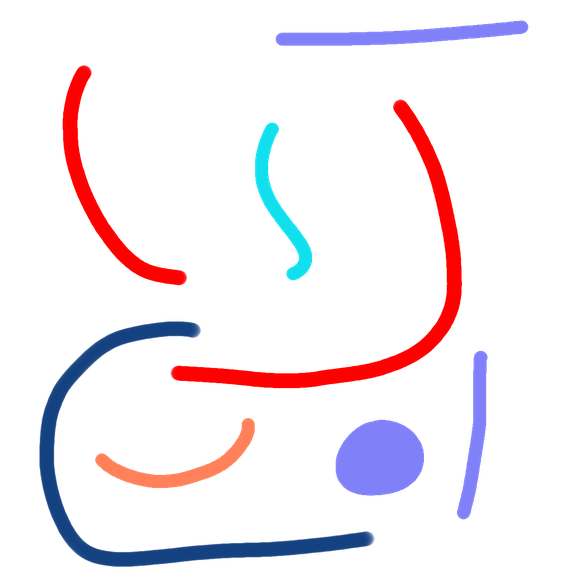
#> input picture 精灵-0001.png, 573 x 573 px, shrunk from 1280 x 1280 before the run, found by its file name; the run also reads 1 picture not shown here
$ python GI_Final_Version.py
#> lines starting #> are read from the running program, lines starting #| are printed output that depends on the picture; after the words box and inside, x2 and y2 are one past the last pixel; in counts of white or black regions, pixels touching at a corner belong together

from PIL import Image
#from numba.core.typing.builtins import Print
#from PIL import paste
from PIL import Image, ImageChops


import time
import numba
import math
import random
import numpy as np
random.seed(time.time())
from typing import List

cache=True

class ray:
    O=np.array([0,0])
    P=np.array([0,0])
    def __init__(self,og,d):
        self.o=og
        self.d = d

    def ray(self):
        return self.o,self.d


# ---------- 辅助函数 ----------


# [186 lines left out: functions bilinear_interpolate, sdf_2d, edt_2d_unsigned, edt_1d, not called in this run]


def rayp(ra, t):
    return ra.o + t * ra.d

def addlist(a, b):
    return [a[i] + b[i] for i in range(len(a))]

# [39 lines left out: functions re, normal_at, find_surface, not called in this run]


import numpy as np


def srgb_to_linear_rgba(img):
    """
    转换 RGBA 图像：RGB 通道做 sRGB→线性，Alpha 通道保持不变
    img: uint8 array [H,W,4] 或 [...,4]
    返回: uint8 array 相同形状
    """
    if img.shape[-1] != 4:
        raise ValueError("需要 RGBA 数组，最后一维为 4")

    # 分离 RGB 和 Alpha
    rgb = img[..., :3]
    alpha = img[..., 3:]

    # 转换 RGB
    v = rgb.astype(np.float32) / 255.0
    mask = v <= 0.04045
    lin = np.where(mask, v / 12.92, ((v + 0.055) / 1.055) ** 2.4)
    rgb_linear = (lin * 255.0 + 0.5).astype(np.uint8)

    # 合并结果
    return np.concatenate([rgb_linear, alpha], axis=-1)


# [119 lines left out: functions linear_to_srgb_rgba, sample_reflection_angle, getColorAtSDF, not called in this run]


import numpy as np
from PIL import Image


def replace_non_transparent(image_path_or_array, target_rgba):
    """
    将图片中非透明区域的像素替换为指定的 RGBA 颜色。

    参数:
        image_path_or_array: 图片路径 (str) 或 PIL.Image 对象，或 numpy 数组 (H,W,4)
        target_rgba: tuple (R, G, B, A)，每个分量 0-255，例如 (255,0,0,255) 纯红不透明

    返回:
        PIL.Image 对象 (RGBA 模式)
    """
    # 1. 加载图片并确保为 RGBA 模式
    if isinstance(image_path_or_array, str):
        img = Image.open(image_path_or_array).convert("RGBA")
    elif isinstance(image_path_or_array, Image.Image):
        img = image_path_or_array.convert("RGBA")
    else:
        # 假设是 numpy 数组，形状 (H, W, 4)
        img = Image.fromarray(image_path_or_array, "RGBA")

    # 转换为 numpy 数组 (H, W, 4)
    arr = np.array(img, dtype=np.uint8)

    # 2. 提取 alpha 通道 (第 3 通道)
    alpha = arr[:, :, 3]

    # 3. 创建掩码：非透明区域 (alpha > 0)
    mask = alpha > 0

    # 4. 将掩码对应的像素替换为目标 RGBA
    # 注意：target_rgba 需要是 numpy 数组，且形状为 (4,)，并转换为 uint8
    target = np.array(target_rgba, dtype=np.uint8)
    arr[mask] = target

    # 5.（可选）将透明区域的 RGB 也设为 0，避免残留数据
    # 但这一步不是必须的，因为 alpha=0 的像素在显示时完全透明
    arr[~mask] = [0, 0, 0, 0]  # 全透明

    # 6. 转换回 PIL Image 并返回
    result_img = Image.fromarray(arr, "RGBA")
    return result_img


# 使用示例
#colorize_non_transparent_fast("input.png", (255, 0, 0), "output_fast.png")


def invert_by_mask(bg: Image.Image, mask: Image.Image) -> Image.Image:
    """
    根据遮罩图片的透明形状，对背景图片的对应区域进行颜色反色。
    遮罩图片与背景图片左上角对齐，遮罩尺寸必须 ≤ 背景尺寸。

    Args:
        bg: 背景图片（RGB 或 RGBA 模式均可）
        mask: 遮罩图片（建议 RGBA 模式，其 Alpha 通道定义反色区域形状）

    Returns:
        处理后的背景图片（RGB 模式，透明区域若原背景有透明则会被丢弃）

    Raises:
        ValueError: 遮罩图片尺寸大于背景图片时抛出
    """
    # 确保背景为 RGB 模式（避免反色影响 Alpha 通道）
    if bg.mode != 'RGB':
        bg = bg.convert('RGB')

    # 确保遮罩为 RGBA 模式，以便提取 Alpha 通道
    if mask.mode != 'RGBA':
        mask = mask.convert('RGBA')

    # 尺寸校验
    if mask.width > bg.width or mask.height > bg.height:
        raise ValueError("遮罩图片尺寸必须小于等于背景图片尺寸")

    # 提取遮罩图片的 Alpha 通道作为形状遮罩
    alpha_mask = mask.split()[-1]   # 灰度图，尺寸与 mask 相同

    # 遮罩覆盖的区域（左上角对齐）
    box = (0, 0, mask.width, mask.height)

    # 裁切背景中的对应区域
    bg_region = bg.crop(box)

    # 对该区域进行颜色反色
    inverted_region = ImageChops.invert(bg_region)

    # 根据 Alpha 遮罩合成：白色区域显示反色结果，黑色区域保留原背景
    blended_region = Image.composite(inverted_region, bg_region, alpha_mask)

    # 将处理后的区域贴回背景
    bg.paste(blended_region, (0, 0))

    return bg


# ---------- 渲染函数（参数外部传入）----------
def render(img_path, color_path, output_path, Sample, Bounce):
    # 加载输入图像
#> called with img_path = '精灵-0001.png', color_path = 'background.png', Sample = 5, Bounce = 0
    img = Image.open(img_path)
#> img is the input picture: PIL image 573x573 RGBA; mean R, G, B, A 25.7, 16.7, 23.3, 33.1
    cimg = Image.open(color_path)


    size = np.array(img.size)
#> size = [573, 573]
    print(img.info)
    img_array = np.array(img)
    cimg_array = np.array(cimg)

    img_array=srgb_to_linear_rgba(img_array)
#> in srgb_to_linear_rgba, `rgb = img[..., :3]`:
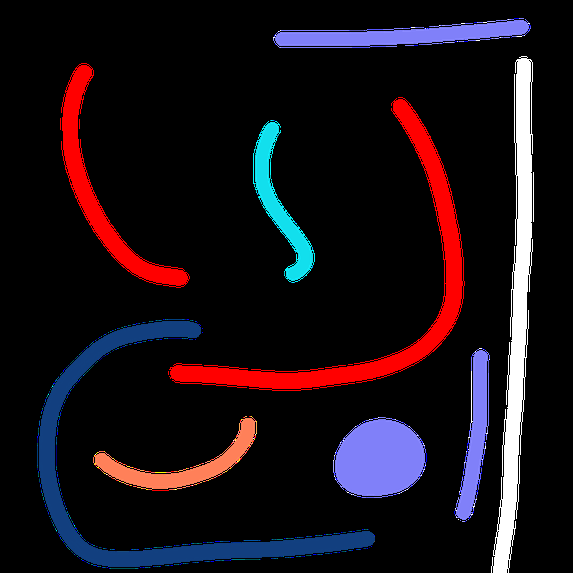
#> rgb: shape (573, 573, 3); mean R, G, B 25.7, 16.7, 23.3
#> in srgb_to_linear_rgba, `alpha = img[..., 3:]`:
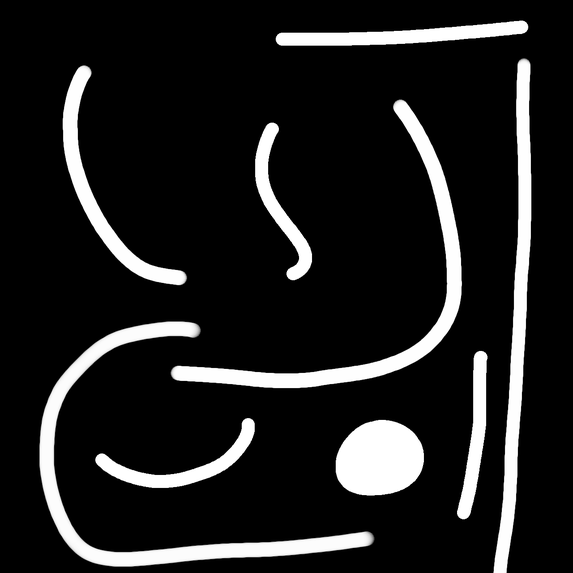
#> alpha: shape (573, 573, 1); min 0, max 255, mean 33.1
#> in srgb_to_linear_rgba, `mask = v <= 0.04045`:
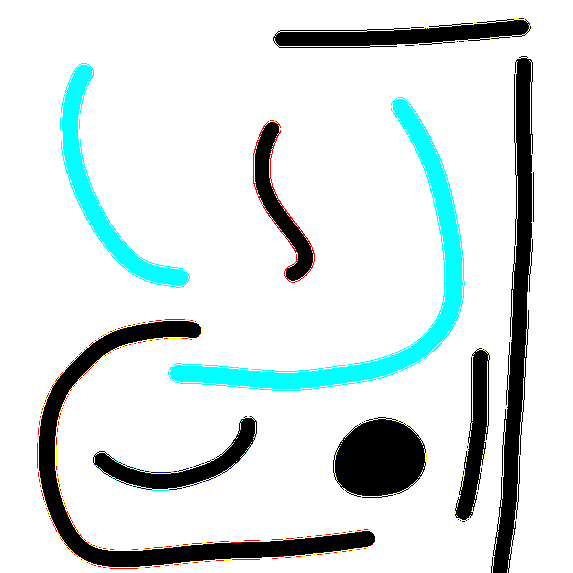
#> mask: shape (573, 573, 3) bool; mean R, G, B 0.845, 0.886, 0.885
#> in srgb_to_linear_rgba, `lin = np.where(mask, v / 12.92, ((v + 0.055) / 1.055) ** 2.4)`:
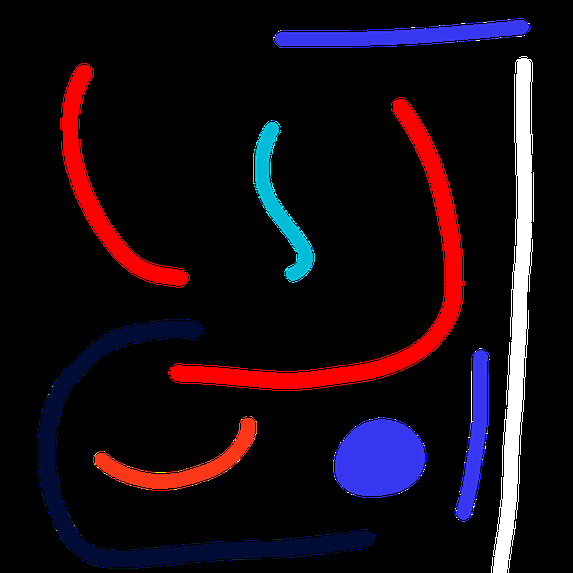
#> lin: shape (573, 573, 3) float32; mean R, G, B 0.0878, 0.0447, 0.0781
#> in srgb_to_linear_rgba, `return np.concatenate([rgb_linear, alpha], axis=-1)`:
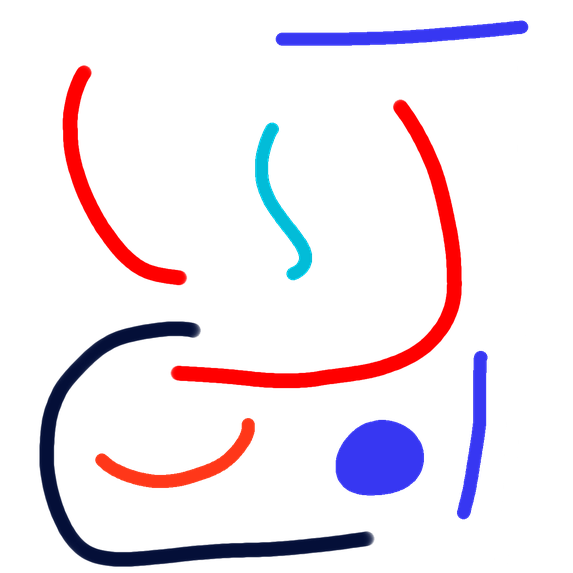
#> returned value: shape (573, 573, 4); mean of channels 0, 1, 2, 3 22.4, 11.4, 19.9, 33.1; transparent parts drawn white
    cimg_array = srgb_to_linear_rgba(cimg_array)
#> in srgb_to_linear_rgba (call 2), `rgb = img[..., :3]`: rgb: shape (459, 1000, 3); every value is 255
#> in srgb_to_linear_rgba (call 2), `alpha = img[..., 3:]`: alpha: shape (459, 1000, 1); every value is 255
#> in srgb_to_linear_rgba (call 2), `v = rgb.astype(np.float32) / 255.0`: v: shape (459, 1000, 3) float32; every value is 1
#> in srgb_to_linear_rgba (call 2), `mask = v <= 0.04045`: mask: shape (459, 1000, 3) bool; every value is 0
    #print(len(img_array[1]))
    img3=replace_non_transparent(img,(0,0,0,255))
#> in replace_non_transparent, `mask = alpha > 0`:
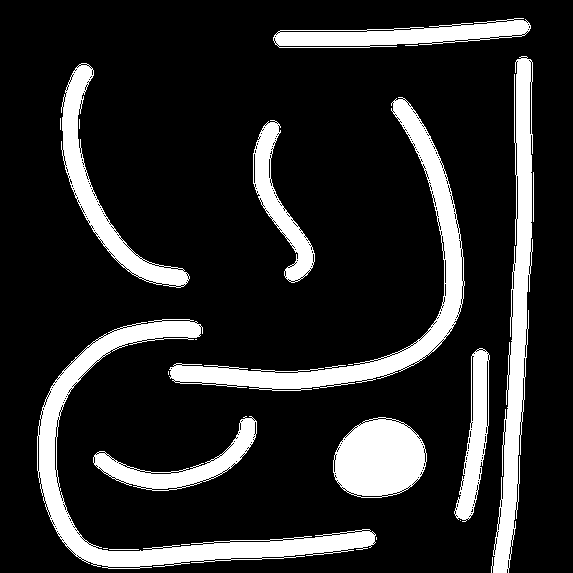
#> mask: shape (573, 573) bool; 16% white; 22 white regions (11 under 20 px), largest, box (x1, y1, x2, y2) and area: (37, 319, 376, 569) 11101, (169, 97, 465, 391) 9512, (491, 56, 533, 573) 8287
#> in replace_non_transparent, `arr[mask] = target`:
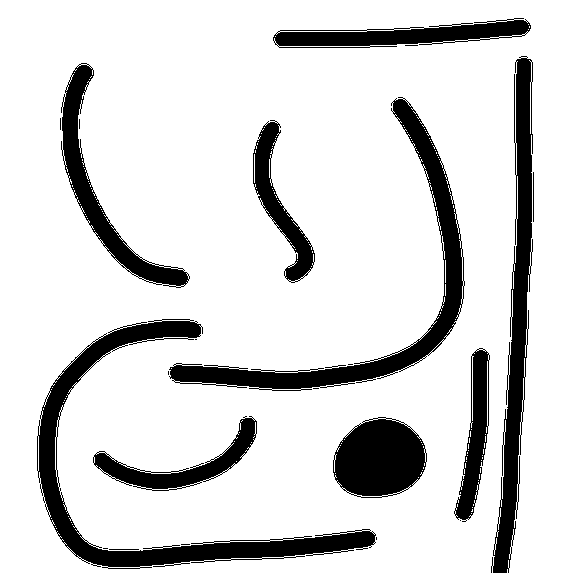
#> arr: shape (573, 573, 4); 16.03% of pixels changed, all inside (x1, y1, x2, y2) = (37, 18, 534, 573); transparent parts drawn white
#> in replace_non_transparent, `arr[~mask] = [0, 0, 0, 0]`: arr: shape (573, 573, 4); under 0.01% of pixels changed, all inside (x1, y1, x2, y2) = (237, 42, 308, 434)
    img3bk=invert_by_mask(cimg,img3)
    img3bk=img3bk.crop((0,0,size[0],size[1]))
    img3bk.save(output_path+"_original.png")

    # 生成 alpha 通道掩码（行优先）
    blackAndWhite = [
        [img.getpixel((x, y))[3] > 0 for x in range(size[0])]
        for y in range(size[1])
    ]

    # 计算有符号距离场
    dst = sdf_2d(blackAndWhite)
    dst = np.array(dst)

    # 可选：保存距离场可视化（调试用）
    dist_np = np.array(dst, dtype=np.float32)
    dist_np = (dist_np / dist_np.max()) * 255
    sdf_img = Image.fromarray(dist_np.astype(np.uint8), mode='L')
    sdf_img.save('output/distance_field.png')

    # 输出画布
    img2 = Image.new("RGBA", (size[0], size[1]), (0, 00, 00))

    img2_array = np.array(img2)


    current_time2 = 0
    for i in range(size[0]):
        if i != 0:
            progress = i / size[0] * 100

            remain = (current_time2) * (size[0] - i)
            bar = '#' * round(progress) + ' ' * round(100-progress)
            print(f'[{bar}] {progress:.1f}% remain time: {remain:.2f}s')

        current_time = time.time()
        for j in range(size[1]):
            nowcolor = [0, 0, 0, 0]
            nowpixel = img_array[j][i]
            if nowpixel[3]==255:
                img2_array[j][i]=(0,0,0,255)
                continue
            elif nowpixel[3]!=0:
                img2_array[j][i]=img_array[j][i]
                img2_array[j][i][3]=255
                continue
            for sp in range(Sample):
                #tcol = img.getpixel((i,j))


                sector = 2 * math.pi * (sp + random.random()) / Sample
                direction = np.array([math.sin(sector), math.cos(sector)])
                #jd=random.uniform(1,360)
                #jd=jd*math.pi/180
                #direction = np.array([math.sin(jd), math.cos(jd)])
                r1 = ray(np.array([i+random.random()-0.5, j+random.random()-0.5]), direction)
                #col = np.array(getColorAtSDF(img, dst, r1, 0, Bounce, size , (255,255,255,255)))
                col = np.array(getColorAtSDF(img_array, dst, r1, 0, Bounce, size, (255, 255, 255, 255)))
                #print(col)
                color = re(cimg_array[j][i], col)
                nowcolor = addlist(nowcolor, color)

            for k in range(len(nowcolor)):
                nowcolor[k] = int(nowcolor[k] / Sample)

            img2_array[j][i]=re(nowcolor,cimg_array[j][i])
        current_time2 = time.time() - current_time
    img2_array=linear_to_srgb_rgba(img2_array)
    # 保存最终结果
    img2=Image.fromarray(img2_array)
    img2.save(output_path)


# ---------- 全局配置（在函数外定义）----------
input_image = "精灵-0001.png"
color_image = "background.png"

sample_count = 5
bounce_count = 0
output_file = f"output3/output_{sample_count}_Sample(s)_with_{bounce_count}_Bounce(s)_aa.png"
# 调用渲染函数

#print(linear_to_srgb_rgba(np.array([255,215,255,254])))
rendertime=time.time()

#print(linear_to_srgb_rgba(np.array([255,215,255,254])))

#> (the run stopped early here; a loop or call above may not have finished)
